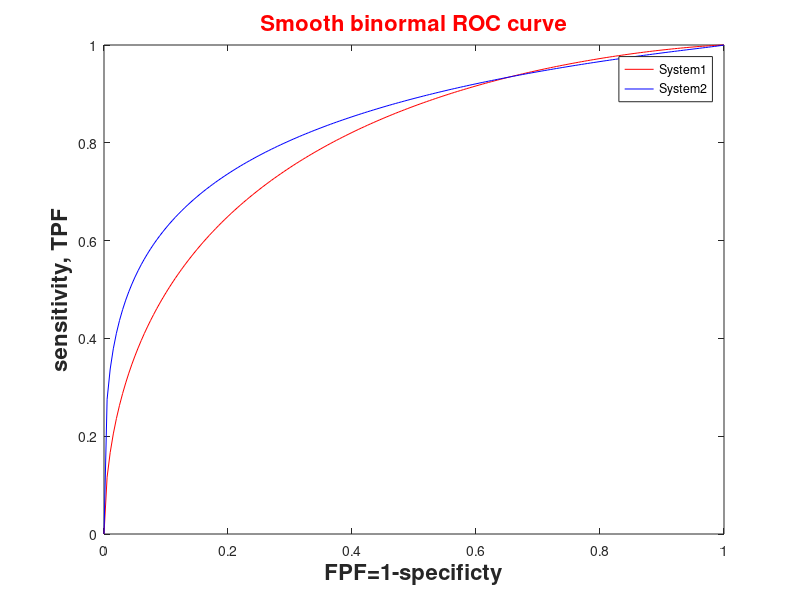

MATLAB code to generate this figure:
%1. For given two parameters a=1.15 and b=0.91
% 2.clear up the workspace and define FPF and TPF value;
clear;
clc;
close all;
aa2=1.23; bb2=0.709;
aa=1.15;bb=0.91;
kk=1/200; % 0.005 interval;
xx=[0:kk:1]; % Setting up the FPF Value;
yy= normcdf(norminv(xx)*bb+aa); % Calculating TPF value;
y2= normcdf(norminv(xx)*bb2+aa2); % Calculating TPF value;
% 3. plot the ROC curve
figure;
plot(xx,yy,'r',xx,y2,'b');
legend('System1','System2');
title('Smooth binormal ROC curve','FontSize',16,'FontWeight','bold','Color','r');
xlabel('FPF=1-specificty','FontSize',16,'FontWeight','bold')
ylabel('sensitivity, TPF','FontSize',16,'FontWeight','bold');
